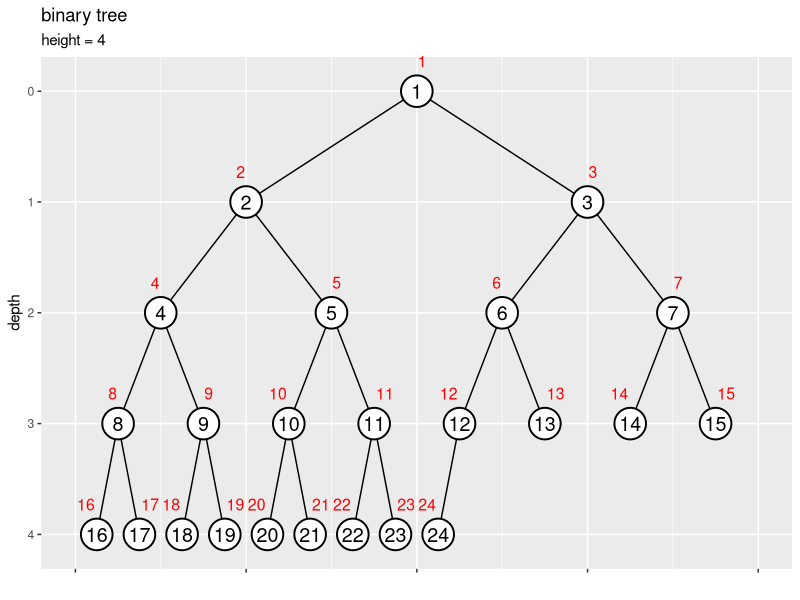
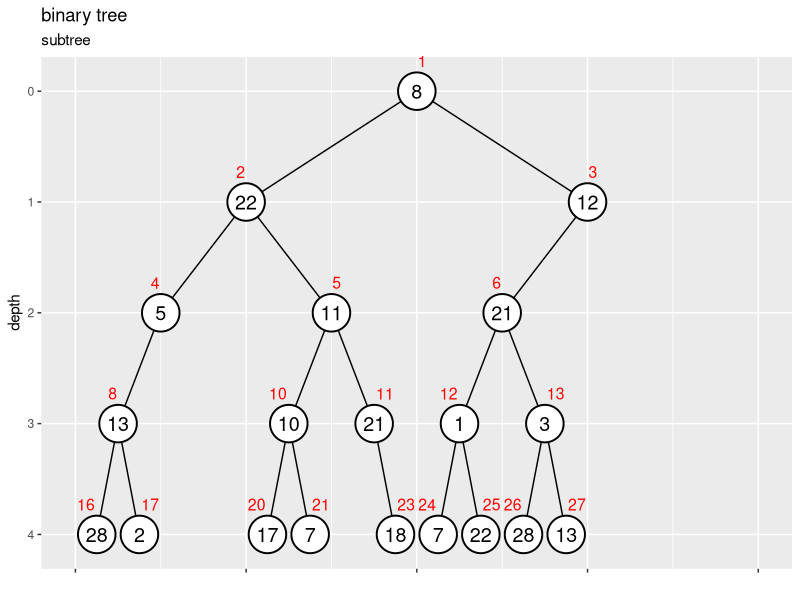

Write the R code that produced these figures, in order.

# 二分木の作図 ------------------------------------------------------------------

# 利用パッケージ
library(tidyverse)

# チェック用
library(ggplot2)


# 二分木の作成 ------------------------------------------------------------------

# ノード数を指定
N <- 24

# (簡易的に)値を作成
a <- 1:N


# インデックスラベルの調整値を指定
d <- 0.6

# 頂点の座標を作成
node_df <- tibble::tibble(
  value = a, 
  index = 1:N, 
  depth = floor(log2(index)), 
  col_idx = index - 2^depth + 1, # 深さごとの頂点数
  coord_x = (col_idx * 2 - 1) * 1/(2^depth * 2), 
  label_offset = dplyr::if_else(
    condition = index%%2 == 0, true = 0.5+d, false = 0.5-d
  ) # ラベル位置を左右にズラす
)

# 辺の座標を作成
edge_df <- dplyr::bind_rows(
  # 子ノードの座標
  node_df |> 
    dplyr::filter(depth > 0) |> # 根を除去
    dplyr::mutate(
      edge_id     = index, # 線分描画用
      vertex_type = "childe" # 目視確認用
    ), 
  # 親ノードの座標
  node_df |> 
    dplyr::filter(depth > 0) |> # 根を除去
    dplyr::mutate(
      edge_id     = index, # 線分描画用
      vertex_type = "parent", # 目視確認用
      depth = depth - 1, 
      index = index %/% 2, 
      col_idx = index - 2^depth + 1, 
      coord_x = (col_idx * 2 - 1) * 1/(2^depth * 2)
    )
) |> 
  dplyr::select(!label_offset) |> 
  dplyr::arrange(edge_id, depth)


# ツリーの高さを取得
max_h <- max(node_df[["depth"]])

# 縦方向の余白の調整値を指定
d <- 0.1

# 二分木を作図
ggplot() + 
  geom_path(data = edge_df, 
            mapping = aes(x = coord_x, y = depth, group = edge_id)) + # 辺
  geom_point(data = node_df, 
             mapping = aes(x = coord_x, y = depth), 
             size = 10, shape = "circle filled", fill = "white", stroke = 1) + # 頂点
  geom_text(data = node_df, 
            mapping = aes(x = coord_x, y = depth, label = value), 
            size = 5) + # 値ラベル
  geom_text(data = node_df, 
            mapping = aes(x = coord_x, y = depth, label = index, hjust = label_offset), 
            size = 4, vjust = -2, color = "red") + # 位置ラベル
  scale_x_continuous(labels = NULL, name = "") + 
  scale_y_reverse(breaks = 0:max_h, limits = c(max_h+d, -d), minor_breaks = FALSE) + 
  coord_cartesian(xlim = c(0, 1)) + 
  labs(title = "binary tree", 
       subtitle = paste0("height = ", max_h), 
       y = "depth")


# 二分木の剪定 ------------------------------------------------------------------

# 部分木の作成処理の定義
subtree <- function(root_index, max_index) {
  
  # 最大位置を取得
  N <- max_index
  
  # 部分木の根を取得
  parent_idx <- root_index[root_index <= N] |> 
    sort()
  
  # 親ごとに処理
  childe_idx <- NULL
  for(i in parent_idx) {
    
    # 兄弟インデックスを作成
    tmp_idx <- c(2*i, 2*i+1)
    
    # 子インデックスを格納
    childe_idx <- c(childe_idx, tmp_idx[tmp_idx <= N]) # 最大位置を超過したら除去
  }
  
  # 子がなければ再帰処理を終了
  if(length(childe_idx) == 0) return(parent_idx)
  
  # 孫インデックスを作成
  tmp_idx <- subtree(childe_idx, N)
  
  # 子孫インデックスを格納
  parent_idx <- c(parent_idx, tmp_idx) |> 
    sort()
  
  # 子孫インデックスを出力
  return(parent_idx)
}


### ・部分木の作成 -----

# ノード数を指定
N <- 31

# 部分木の根を指定
sub_root_idx <- c(7, 9, 22)

# 部分木のインデックスを作成
sub_node_idx <- subtree(sub_root_idx, N)

# 値を作成
a <- sample(x = 1:N, size = N, replace = TRUE)

# 部分木のノードを抽出
a[!(1:N %in% sub_node_idx)] <- NA


### ・欠損の作成 -----

# ノード数を指定
N <- 31

# (削除する)部分木の根を指定
sub_root_idx <- c(7, 9, 22)

# 部分木のインデックスを作成
del_node_idx <- subtree(sub_root_idx, N)

# 値を作成
a <- sample(x = 1:N, size = N, replace = TRUE)

# ノードを削除
a[del_node_idx] <- NA


### ・作図 -----

# 頂点の座標を作成
d <- 0.6
node_df <- tibble::tibble(
  value   = a, 
  node_id = 1:N, 
  index   = dplyr::if_else(
    condition = !is.na(value), true = node_id, false = NA_real_
  ), 
  depth   = floor(log2(index)), 
  col_idx = index - 2^depth + 1, # 深さごとの頂点数
  coord_x = (col_idx * 2 - 1) * 1/(2^depth * 2), 
  label_offset = dplyr::if_else(
    condition = index%%2 == 0, true = 0.5+d, false = 0.5-d
  ) # ラベル位置を左右にズラす
)

# 辺の座標を作成
edge_df <- dplyr::bind_rows(
  # 子ノードの座標
  node_df |> 
    dplyr::filter(depth > 0) |> # 根を除去
    dplyr::mutate(
      edge_id     = index, # 線分描画用
      vertex_type = "childe" # 目視確認用
    ), 
  # 親ノードの座標
  node_df |> 
    dplyr::filter(depth > 0) |> # 根を除去
    dplyr::mutate(
      edge_id     = index, # 線分描画用
      vertex_type = "parent", # 目視確認用
      depth = depth - 1, 
      index = index %/% 2, 
      col_idx = index - 2^depth + 1, 
      coord_x = (col_idx * 2 - 1) * 1/(2^depth * 2)
    )
) |> 
  dplyr::filter(!node_id %in% sub_root_idx) |> # 部分木外のエッジを除去
  dplyr::select(!label_offset) |> 
  dplyr::arrange(edge_id, depth)


# ツリーの高さを取得
max_h <- floor(log2(N))
max_h <- max(node_df[["depth"]], na.rm = TRUE)

# 部分二分木を作図
d <- 0.1
ggplot() + 
  geom_path(data = edge_df, 
            mapping = aes(x = coord_x, y = depth, group = edge_id)) + # 辺
  geom_point(data = node_df, 
             mapping = aes(x = coord_x, y = depth), 
             size = 12, shape = "circle filled", fill = "white", stroke = 1, na.rm = TRUE) + # 頂点
  geom_text(data = node_df, 
            mapping = aes(x = coord_x, y = depth, label = value), 
            size = 5, na.rm = TRUE) + # 値ラベル
  geom_text(data = node_df, 
            mapping = aes(x = coord_x, y = depth, label = index, hjust = label_offset), 
            size = 4, vjust = -2, color = "red", na.rm = TRUE) + # 位置ラベル
  scale_x_continuous(labels = NULL, name = "") + 
  scale_y_reverse(breaks = 0:max_h, limits = c(max_h+d, -d), minor_breaks = FALSE) + 
  coord_cartesian(xlim = c(0, 1)) + 
  labs(title = "binary tree", 
       subtitle = "subtree", 
       y = "depth")


